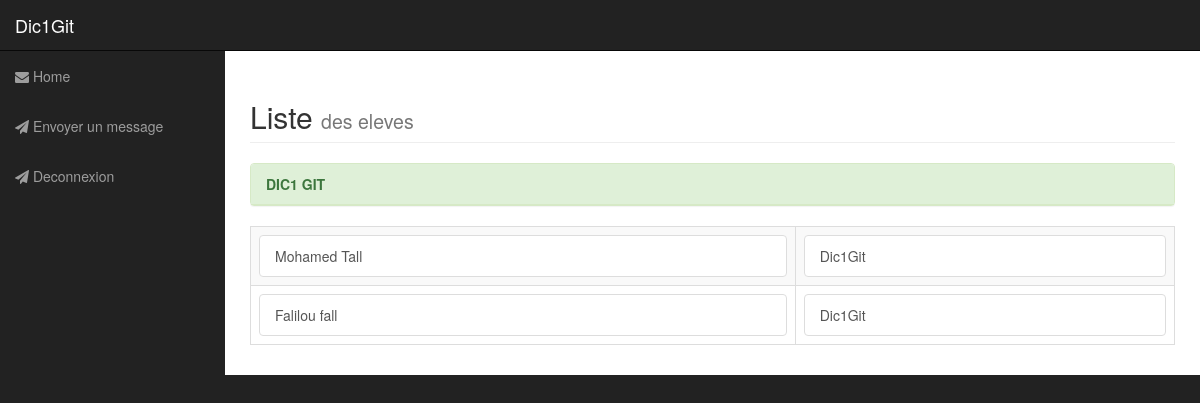
The page /listeEleveProf/ (signed in) on the database its author committed.
### myapp/models.py (models this page shows, shortened)
class Eleve(models.Model):
    nom_eleve=models.CharField(max_length=50)
    prenom_eleve=models.CharField(max_length=50)
    id_classe=models.ForeignKey('Classe', on_delete=models.CASCADE)
    class Meta:
        verbose_name_plural = "Eleve"
        ordering = ['nom_eleve']

class Classe(models.Model):
    user = models.OneToOneField(User, on_delete=models.CASCADE)  # Liaison 0netoOne vers le model User
    nom_classe=models.CharField(max_length=50)
    class Meta:
        verbose_name_plural = "Classe"
        ordering = ['nom_classe']
    def __str__(self):
        return "{0}".format(self.user.username)

### myapp/views.py (the view)
# urls.py: path('listeEleveProf/',views.liste_eleve_prof, name='listeEleveProf' ),
@login_required(login_url='login')
def liste_eleve_prof(request):
    eleves  = Eleve.objects.all()
    return render(request, 'blog/prof/liste_eleves.html', locals())

### myapp/templates/blog/prof/liste_eleves.html (shortened to what this page needs)
<!DOCTYPE html>
<html lang="en">
<head>
    {% load static %}
      <link href="{% static 'blog/css/_modal.scss' %}" rel="stylesheet">
    <link href="{% static 'blog/css/bootstrap.min.css' %}" rel="stylesheet">
    <link href="{% static 'blog/css/animate.min.css' %}" rel="stylesheet">
    <link href="{% static 'blog/css/sb-admin.css' %}" rel="stylesheet">
    <link href="{% static 'blog/css/plugins/morris.css' %}" rel="stylesheet">
    <link href="{% static 'blog/font-awesome/css/font-awesome.min.css' %}" rel="stylesheet" type="text/css">
</head>
<body>
    <div id="wrapper">
        <nav class="navbar navbar-inverse navbar-fixed-top" role="navigation">
            <div class="navbar-header">
                <a class="navbar-brand" href="{% url 'home' %}">{{user.username}}</a>
            </div>
            <div class="collapse navbar-collapse navbar-ex1-collapse">
                <ul class="nav navbar-nav side-nav">
                    <li class="">
                        <a href="{% url 'home' %}"><i class="fa fa-envelope" aria-hidden="true"> </i> Home</a>
                    </li>
                     <li class="">
                        <a href="{% url 'ajout' %}"><i class="fa fa-paper-plane" aria-hidden="true"></i>  Envoyer un message</a>
                    </li>
                    <li class="">
                        <a href="{% url 'deconnexion' %}"><i class="fa fa-paper-plane" aria-hidden="true"></i> Deconnexion</a>
                    </li>
                </ul>
            </div>
        </nav>
        <div id="page-wrapper">
            <div class="container-fluid">
                <div class="row">
                    <div class="col-lg-12">
                        <h2 class="page-header animated slideInLeft">
                           Liste <small class="">des eleves</small>
                        </h2>
                          <div class="table-responsive col-lg-_">
                            <table class="table table-bordered table-hover table-striped">
                                 <div class="panel panel-success">
                                      <div class="panel-heading animated fadeInLeft"><strong>DIC1 GIT</strong></div>
                                        <div class="list-group">
                                         {% for eleve in eleves %}
                            <tr class="">
                                <td><li style="list-style-type: none;"><a href="#" class="list-group-item">{{ eleve.prenom_eleve }} {{ eleve.nom_eleve }}</a></li></td>
                            <td><li style="list-style-type: none;"><a href="#" class="list-group-item">{{ eleve.id_classe }}</a></li></td>
                            </tr>
                             {% endfor %}
                                    </div>
                            </table>
                        </div>
                    </div>
                </div>
            </div>
        </div>
    </div>
</body>
</html>

### myapp/static/blog/css/sb-admin.css (style rules this page uses)
body { margin-top: 100px; background-color: #222; }
@media (min-width:768px) { body { margin-top: 50px; } }
#wrapper { padding-left: 0; }
#page-wrapper { width: 100%; padding: 0; background-color: #fff; }
@media (min-width:768px) { #wrapper { padding-left: 225px; } }
@media (min-width:768px) { #page-wrapper { padding: 10px; } }
@media (min-width:768px) { .side-nav { position: fixed; top: 51px; left: 225px; width: 225px; margin-left: -225px; border: none; border-radius: 0; overflow-y: auto; background-color: #222; bottom: 0; overflow-x: hidden; padding-bottom: 40px; } }
@media (min-width:768px) { .side-nav>li>a { width: 225px; } }

### rows shown on the page
Eleve: prenom_eleve "Mohamed", nom_eleve "Tall", id_classe "Dic1Git"
Eleve: prenom_eleve "Falilou", nom_eleve "fall", id_classe "Dic1Git"

### other values the page prints
{{ user.username }} "Dic1Git"
